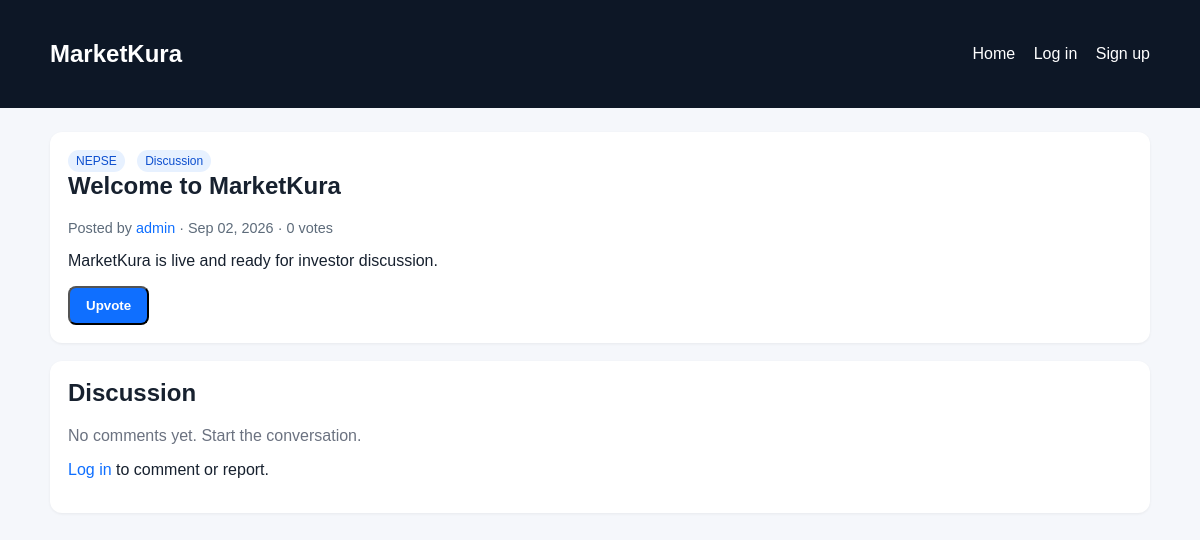
/post/1/, run on an earlier commit of the app's database.
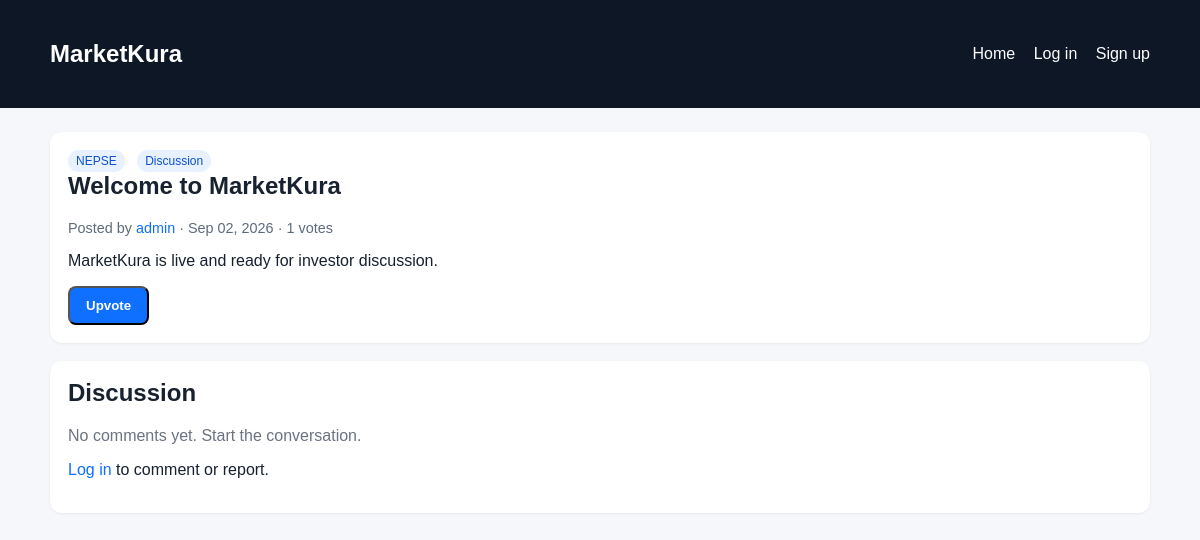
And on a later commit of the database.
### community/models.py (models this page shows, shortened)
class Post(models.Model):
    POST_TYPES = [
        ('discussion', 'Discussion'),
        ('thesis', 'Thesis'),
    ]
    user = models.ForeignKey(settings.AUTH_USER_MODEL, on_delete=models.CASCADE, related_name='posts')
    category = models.ForeignKey(Category, on_delete=models.CASCADE, related_name='posts')
    type = models.CharField(max_length=20, choices=POST_TYPES, default='discussion')
    title = models.CharField(max_length=255)
    body = models.TextField()
    asset_tag = models.CharField(max_length=100, blank=True)
    thesis_entry = models.TextField(blank=True)
    thesis_risk = models.TextField(blank=True)
    upvotes = models.IntegerField(default=0)
    created_at = models.DateTimeField(auto_now_add=True)
    class Meta:
        ordering = ['-created_at']

class Category(models.Model):
    name = models.CharField(max_length=100)
    slug = models.SlugField(unique=True)
    description = models.TextField(blank=True)
    class Meta:
        ordering = ['name']

class User(AbstractUser):
    bio = models.TextField(blank=True)
    avatar = models.ImageField(upload_to='avatars/', blank=True, null=True)
    karma_score = models.IntegerField(default=0)
    is_verified = models.BooleanField(default=False)
    verified_type = models.CharField(max_length=50, blank=True)

### community/views.py (the view)
# urls.py: path('post/<int:pk>/', views.post_detail, name='post_detail'),
def post_detail(request, pk):
    post = get_object_or_404(Post.objects.select_related('user', 'category'), pk=pk)
    comments = post.comments.filter(parent_comment__isnull=True).select_related('user').prefetch_related('replies__user')
    return render(request, 'post_detail.html', {
        'post': post,
        'comments': comments,
        'comment_form': CommentForm(),
        'report_form': ReportForm(),
        'user_voted': request.user.is_authenticated and post.votes.filter(user=request.user).exists(),
    })

### templates/post_detail.html (shortened to what this page needs)
{% extends 'base.html' %}
{% block content %}
  <article class="panel">
    <span class="badge">{{ post.category.name }}</span>
    <span class="badge">{{ post.get_type_display }}</span>
    <h1>{{ post.title }}</h1>
    <div class="meta">Posted by <a href="{% url 'profile' post.user.username %}">{{ post.user.username }}</a> · {{ post.created_at|date:'M d, Y' }} · {{ post.upvotes }} votes</div>
    <p>{{ post.body }}</p>
    <form method="post" action="{% url 'toggle_post_vote' post.pk %}"><button class="btn" type="submit">{% if user_voted %}Remove vote{% else %}Upvote{% endif %}</button></form>
  </article>
  <section class="panel" style="margin-top:18px;">
    <h2>Discussion</h2>
    {% for comment in comments %}
      <div class="comment"><div class="meta"><a href="{% url 'profile' comment.user.username %}">{{ comment.user.username }}</a> · {{ comment.created_at|date:'M d, Y H:i' }}</div><p>{{ comment.body }}</p>
        {% for reply in comment.replies.all %}<div class="comment reply"><div class="meta">{{ reply.user.username }} · {{ reply.created_at|date:'M d, Y H:i' }}</div><p>{{ reply.body }}</p></div>{% endfor %}
      </div>
    {% empty %}<p class="muted">No comments yet. Start the conversation.</p>{% endfor %}
    {% if user.is_authenticated %}
      <form method="post" action="{% url 'add_comment' post.pk %}">{% csrf_token %}{{ comment_form.as_p }}<button class="btn" type="submit">Add comment</button></form>
      <form method="post" action="{% url 'report_post' post.pk %}" style="margin-top:18px;">{% csrf_token %}{{ report_form.as_p }}<button class="danger" type="submit">Report this post</button></form>
    {% else %}<p><a href="{% url 'login' %}?next={{ request.path }}">Log in</a> to comment or report.</p>{% endif %}
  </section>
{% endblock %}

What changed in the data, as far as the page shows it:
changed Post "Welcome to MarketKura": upvotes "0" → "1"
